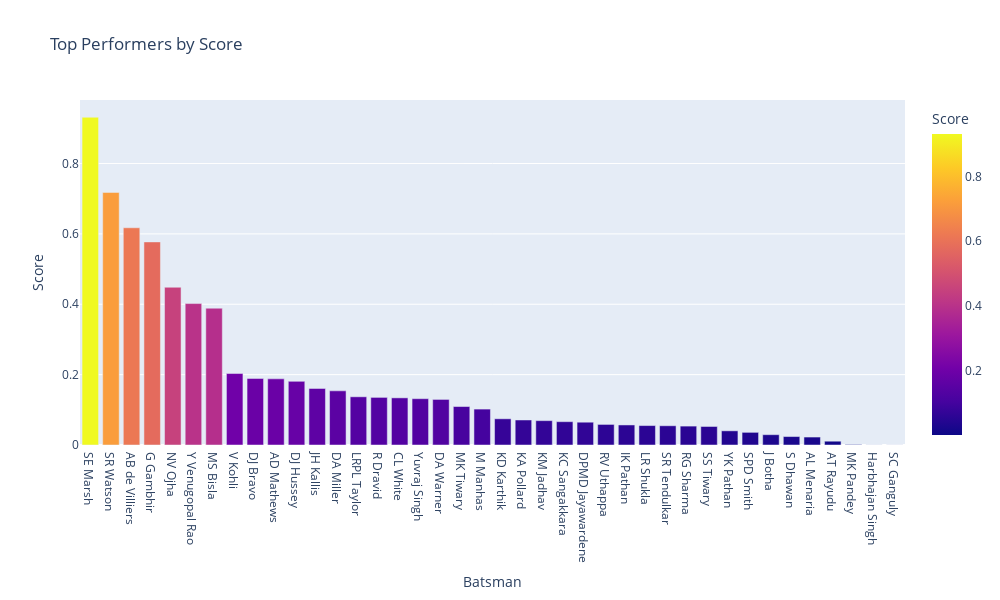

The notebook cell saved with this chart:
### Code cell
import plotly.express as px

# Assuming filterred_df_costom is your DataFrame containing batsman and score columns
sorted_df = filterred_df_costom[['batsman', 'score']].sort_values(by='score', ascending=False).reset_index().drop(columns=['index'])

# Create a bar plot with color variation using Plotly Express
fig = px.bar(sorted_df, x='batsman', y='score', title='Top Performers by Score', 
             labels={'batsman': 'Batsman', 'score': 'Score'},
             color='score', color_continuous_scale='Plasma')

fig.update_layout(xaxis=dict(title='Batsman'), yaxis=dict(title='Score'),
                  height=600, width=1000)  # Increase the height and width
fig.show()

### Figure 1 — Plotly figure (JSON) as saved in the notebook; plotly's stock layout.template omitted (floating-point values rounded to 4 significant figures)
{"data": [{"alignmentgroup": "True", "hovertemplate": "Batsman=%{x}<br>Score=%{marker.color}<extra></extra>", "legendgroup": "", "marker": {"color": [0.9315, 0.7179, 0.6174, 0.5772, 0.4484, 0.402, 0.3888, 0.2031, 0.1891, 0.188, 0.1808, 0.1607, 0.1539, 0.137, 0.1353, 0.134, 0.1316, 0.1295, 0.1093, 0.102, 0.07449, 0.07114, 0.06922, 0.06629, 0.06481, 0.05845, 0.05695, 0.05522, 0.05468, 0.05372, 0.05263, 0.04031, 0.03595, 0.02931, 0.02401, 0.02258, 0.01076, 0.001384, 0.0002311, 0.0001728], "coloraxis": "coloraxis", "pattern": {"shape": ""}}, "name": "", "offsetgroup": "", "orientation": "v", "showlegend": false, "textposition": "auto", "type": "bar", "x": ["SE Marsh", "SR Watson", "AB de Villiers", "G Gambhir", "NV Ojha", "Y Venugopal Rao", "MS Bisla", "V Kohli", "DJ Bravo", "AD Mathews", "DJ Hussey", "JH Kallis", "DA Miller", "LRPL Taylor", "R Dravid", "CL White", "Yuvraj Singh", "DA Warner", "MK Tiwary", "M Manhas", "KD Karthik", "KA Pollard", "KM Jadhav", "KC Sangakkara", "DPMD Jayawardene", "RV Uthappa", "IK Pathan", "LR Shukla", "SR Tendulkar", "RG Sharma", "SS Tiwary", "YK Pathan", "SPD Smith", "J Botha", "S Dhawan", "AL Menaria", "AT Rayudu", "MK Pandey", "Harbhajan Singh", "SC Ganguly"], "xaxis": "x", "y": [0.9315, 0.7179, 0.6174, 0.5772, 0.4484, 0.402, 0.3888, 0.2031, 0.1891, 0.188, 0.1808, 0.1607, 0.1539, 0.137, 0.1353, 0.134, 0.1316, 0.1295, 0.1093, 0.102, 0.07449, 0.07114, 0.06922, 0.06629, 0.06481, 0.05845, 0.05695, 0.05522, 0.05468, 0.05372, 0.05263, 0.04031, 0.03595, 0.02931, 0.02401, 0.02258, 0.01076, 0.001384, 0.0002311, 0.0001728], "yaxis": "y"}], "layout": {"barmode": "relative", "coloraxis": {"colorbar": {"title": {"text": "Score"}}, "colorscale": [[0, "#0d0887"], [0.1111, "#46039f"], [0.2222, "#7201a8"], [0.3333, "#9c179e"], [0.4444, "#bd3786"], [0.5556, "#d8576b"], [0.6667, "#ed7953"], [0.7778, "#fb9f3a"], [0.8889, "#fdca26"], [1, "#f0f921"]]}, "height": 600, "legend": {"tracegroupgap": 0}, "title": {"text": "Top Performers by Score"}, "width": 1000, "xaxis": {"anchor": "y", "domain": [0, 1], "title": {"text": "Batsman"}}, "yaxis": {"anchor": "x", "domain": [0, 1], "title": {"text": "Score"}}}}
